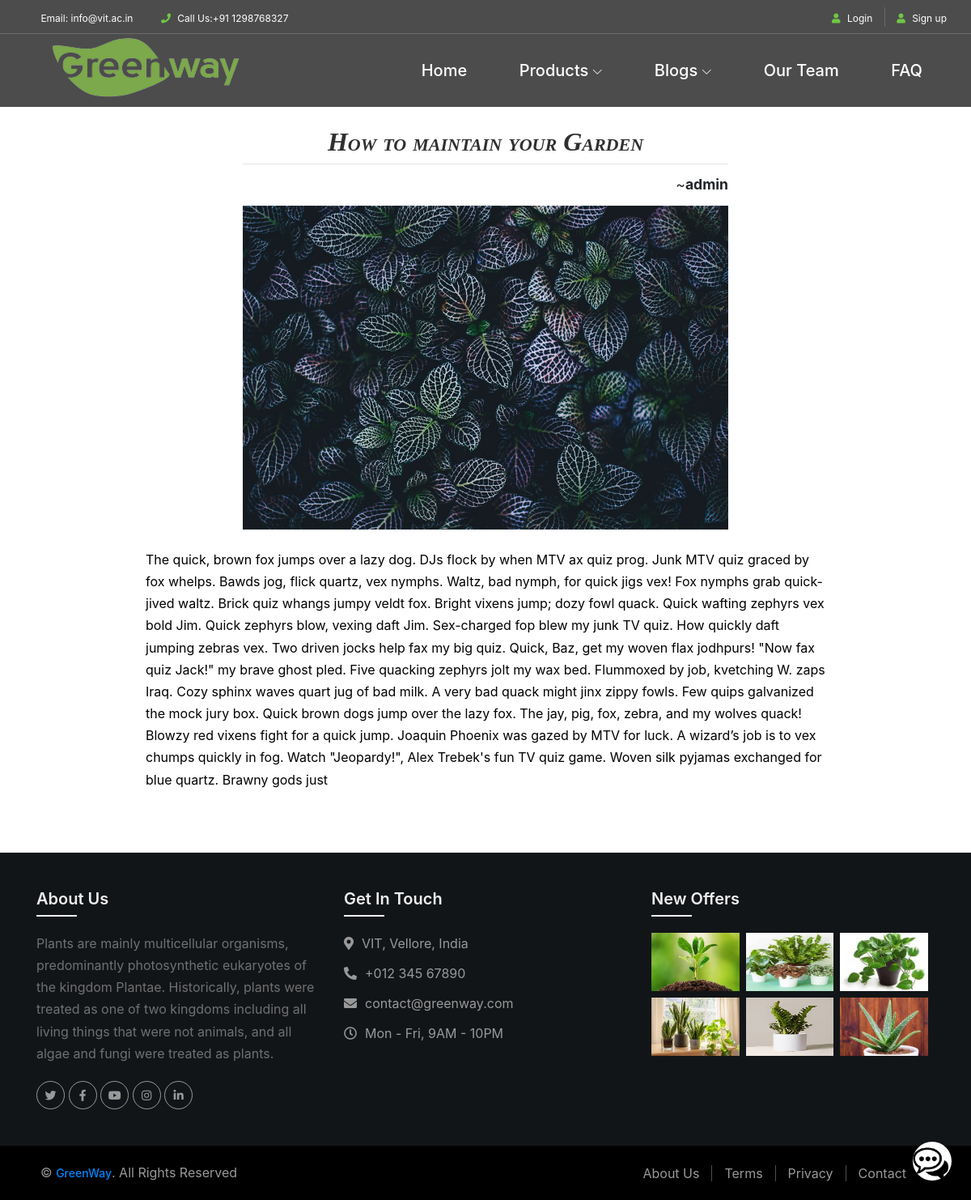
Page /blogs/how-to-maintain-your-garden on the earlier database version.
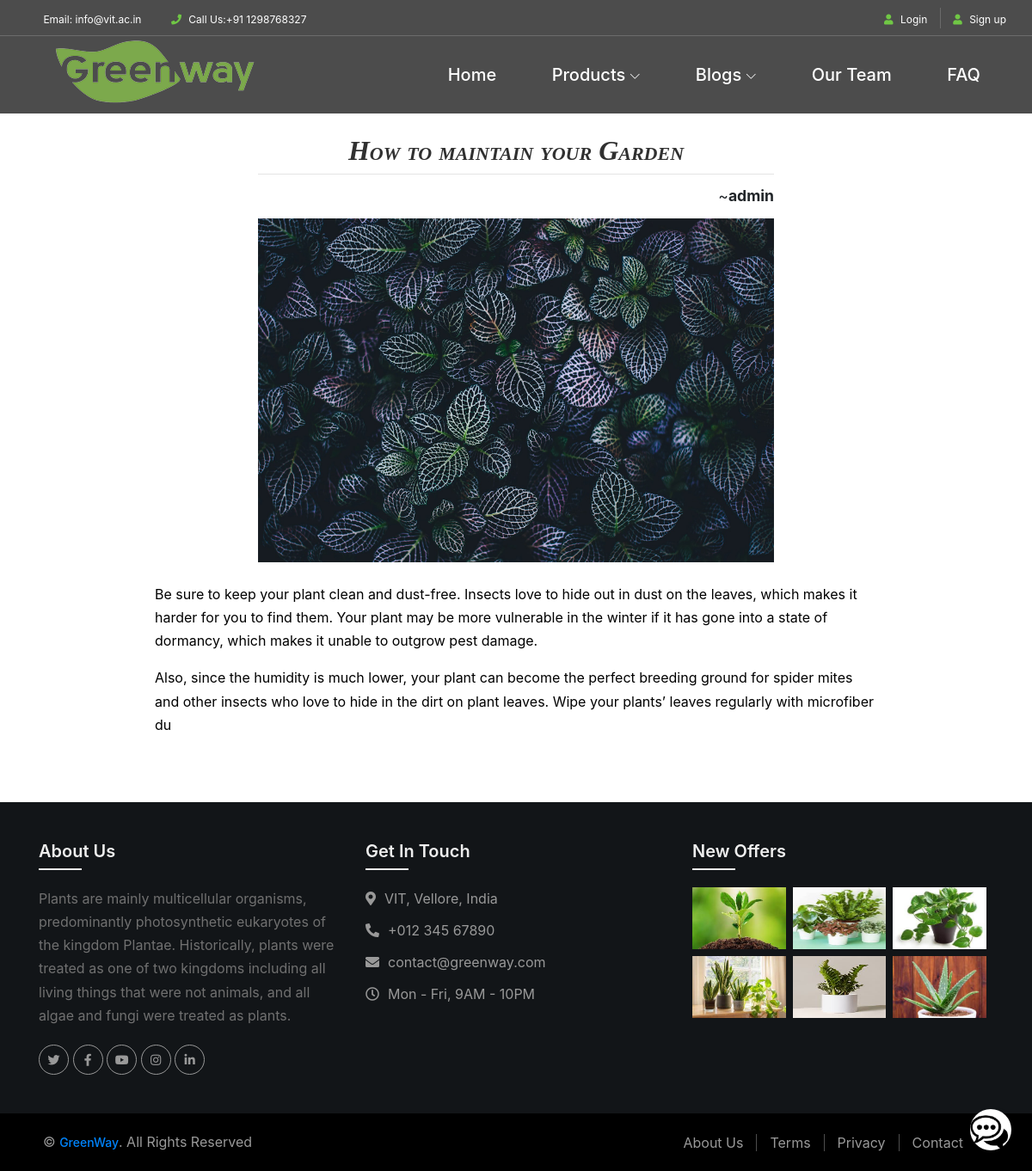
Same page on the later database version.
### blogs/models.py (models this page shows, shortened)
class BlogPlant(models.Model):
    author = models.ForeignKey(User, on_delete=models.CASCADE, related_name= 'post_author')
    blog_title = models.CharField(max_length= 264)
    slug = models.SlugField(max_length=264, unique=True, default='',editable=False)
    blog_content = models.TextField()
    blog_image = models.ImageField(upload_to= 'blog_image')
    publish_date = models.DateTimeField(auto_now_add=True)
    category = models.ForeignKey(Category, on_delete = models.CASCADE, related_name ='blog_cat')
    class Meta:
        ordering = ['-publish_date']

### blogs/views.py (the view)
# urls.py: path('<slug:the_slug>', views.blog_details, name='blog_details'),
def blog_details(request, the_slug):
    blog = BlogPlant.objects.filter(slug=the_slug)
    return render(request, 'blogs/blog_details.html', {'blog': blog[0]})

### templates/blogs/blog_details.html
{% extends "base.html" %}
{% load static %}
{% load get_plant_Cat %}
{% block content %}
<link rel="stylesheet" type="text/css" href="{% static 'css/blog_details.css' %}"/>
<section id="blog-article">
        <div class="article-container">
            <div class="heading">
                <h2>{{ blog.blog_title }}</h2>
            </div>
            <hr style="width: 50%; margin: 0 auto 5px auto;">
            <div class="author">
                ~<b>{{ blog.author }}</b>
            </div>
            <div class="article-image">
                <img src="/media/{{ blog.blog_image }}">
            </div>
            <br>
            <div class="article-text">
                      {{ blog.blog_content|linebreaks }}
            </div>
        </div>
    </section>
{% endblock content %}

### templates/base.html (shortened to what this page needs)
{% load static %}
<!DOCTYPE html>
<html lang="en">
<head>
    <link rel="stylesheet" type="text/css" href="{% static 'css/base.css' %}">
</head>
<body>
    {% include 'navbar.html' %}
    <div class="base-container">
    {% block content  %}
    {% endblock content %}
    </div>
    {% include 'chatbot.html' %}
    {% include 'footer.html' %}
</body>
</html>

### templates/navbar.html (shortened to what this page needs)
{% load static %}
{% load item_count %}
<link rel="stylesheet" href="{% static 'css/home/navbar.css' %}">
<header class="header-area">
    <div class="top-header-area">
        <div class="container">
            <div class="row">
                <div class="col-12">
                    <div class="top-header-content d-flex align-items-center justify-content-between">
                        <div class="top-header-meta">
                            <a href="{% url 'contact' %}" data-toggle="tooltip" data-placement="bottom"><i class="fa fa-envelope-o" aria-hidden="true"></i> <span>Email: info@vit.ac.in</span></a>
                            <a href="{% url 'contact' %}" data-toggle="tooltip" data-placement="bottom"><i class="fa fa-phone" aria-hidden="true"></i> <span>Call Us:+91 1298768327</span></a>
                        </div>
                        <div class="top-header-meta d-flex">
                            {% if user.is_authenticated %}
                            <div class="login">
                                <a href="{% url 'profile' %}"><i class="fa fa-user" aria-hidden="true"></i> <span>{{ user }}</span></a>
                            </div>
                            <div class="cart">
                                <a href="{% url 'cart' %}"><i class="fa fa-shopping-cart" aria-hidden="true"></i> <span>Cart <span class="cart-quantity">({% item_count user %})</span></span></a>
                            </div>
                             <div class="login">
                                <a href="{% url 'logout' %}">&nbsp; &nbsp; <span>Logout</span></a>
                            </div>
                            {% else %}
                            <div class="login">
                                <a href="{% url 'login' %}"><i class="fa fa-user" aria-hidden="true"></i> <span>Login</span></a>
                            </div>
                            <div class="cart">
                                <a href="{% url 'register_customer' %}"><i class="fa fa-user" aria-hidden="true"></i> <span>Sign up</span></a>
                            </div>
                            {% endif %}
                        </div>
                    </div>
                </div>
            </div>
        </div>
    </div>
    <div class="alazea-main-menu">
        <div class="classy-nav-container breakpoint-off">
            <div class="container" style="padding: 0px;">
                <nav class="classy-navbar justify-content-between" id="alazeaNav">
                    <a href="{% url 'home' %}" class="nav-brand"><img src="{% static 'images/home/core-img/logo.png' %}" alt=""></a>
                    <div class="classy-menu">
                        <div class="classynav">
                            <ul>
                                <li><a href="{% url 'home' %}">Home</a></li>
                                <li><a href="">Products</a>
                                </li>
                                <li><a href="">Blogs</a>
                                </li>
                                <li><a href="{% url 'our_team' %}">Our Team</a></li>
                                <li><a href="{% url 'faq' %}">FAQ</a></li>
                            </ul>
                        </div>
                    </div>
                </nav>
            </div>
        </div>
    </div>
</header>

### templates/chatbot.html (shortened to what this page needs)
{% load static %}
{% block content %}
<link rel="stylesheet" type="text/css" href="{% static 'css/chatbot.css' %}">
<div class="chat-bubble">
</div>
{% endblock content %}

### templates/footer.html
{% load static %}
<link href="https://stackpath.bootstrapcdn.com/bootstrap/4.4.1/css/bootstrap.min.css" rel="stylesheet">
<link href="https://cdnjs.cloudflare.com/ajax/libs/font-awesome/5.10.0/css/all.min.css" rel="stylesheet">
<link href="{% static 'css/footer.css' %}" rel="stylesheet">
<div class="footer">
    <div class="container">
        <div class="row">
            <div class="col-md-6 col-lg-4">
                <div class="footer-about">
                    <h3>About Us</h3>
                    <p>
                        Plants are mainly multicellular organisms, predominantly photosynthetic eukaryotes of the kingdom Plantae. Historically, plants were treated as one of two kingdoms including all living things that were not animals, and all algae and fungi were treated as plants.
                    </p>
                    <div class="footer-social">
                        <a href=""><i class="fab fa-twitter"></i></a>
                        <a href=""><i class="fab fa-facebook-f"></i></a>
                        <a href=""><i class="fab fa-youtube"></i></a>
                        <a href=""><i class="fab fa-instagram"></i></a>
                        <a href=""><i class="fab fa-linkedin-in"></i></a>
                    </div>
                </div>
            </div>
            <div class="col-md-6 col-lg-4">
                <div class="footer-contact">
                    <h3>Get In Touch</h3>
                    <p><i class="fa fa-map-marker-alt"></i>VIT, Vellore, India</p>
                    <p><i class="fa fa-phone-alt"></i>+012 345 67890</p>
                    <p><i class="fa fa-envelope"></i>contact@greenway.com</p>
                    <p><i class="far fa-clock"></i>Mon - Fri, 9AM - 10PM</p>
                </div>
            </div>
            <div class="col-md-6 col-lg-4">
                <div class="footer-project">
                    <h3>New Offers</h3>
                    <a href=""><img src="{% static 'images/footer/img-1.jpg' %}" alt="Image"></a>
                    <a href=""><img src="{% static 'images/footer/img-2.jpg' %}" alt="Image"></a>
                    <a href=""><img src="{% static 'images/footer/img-3.jpg' %}" alt="Image"></a>
                    <a href=""><img src="{% static 'images/footer/img-4.jpg' %}" alt="Image"></a>
                    <a href=""><img src="{% static 'images/footer/img-5.jpg' %}" alt="Image"></a>
                    <a href=""><img src="{% static 'images/footer/img-6.jpg' %}" alt="Image"></a>
                </div>
            </div>
        </div>
    </div>
    <div class="copyright">
        <div class="container">
            <div class="row align-items-center" style="width: 100%;">
                <div class="col-md-6">
                    <div class="copy-text">
                        <p>&copy; <a href="#">GreenWay</a>. All Rights Reserved</p>
                    </div>
                </div>
                <div class="col-md-6">
                    <div class="copy-menu">
                        <a href="{% url 'our_team' %}">About Us</a>
                        <a href="">Terms</a>
                        <a href="">Privacy</a>
                        <a href="{% url 'contact' %}">Contact</a>
                    </div>
                </div>
            </div>
        </div>
    </div>
</div>

### static_in_env/css/base.css (style rules this page uses)
.base-container { padding: 3% 0%; margin-top: 10%; margin-bottom: 2%; }

### static_in_env/css/blog_details.css (style rules this page uses)
.heading { font-family: Georgia, “Times New Roman”, Times, serif !important; font-size: 10px; font-style: italic; font-weight: 800 !important; font-variant: small-caps; color: #006 !important; text-align: center; }
.heading h2 { font-weight: 600 !important; }
.author { width: 50%; margin: 1% auto; text-align: right; font-size: 1.1rem; }
.article-text { text-align: left !important; padding-left: 15%; padding-right: 15%; color: black; }
.article-text p { color: black; }
.article-image { display: block; margin-left: auto; margin-right: auto; width: 50%; }

### static_in_env/css/chatbot.css (style rules this page uses)
.chat-bubble { display: flex; flex-flow: column wrap; justify-content: center; text-align: center; position: fixed; bottom: 1.5em; right: 1.5em; border: 0px solid rgba(0, 0, 0, 0.01); box-shadow: 3px 3px 5px rgba(0, 0, 0, 0.4); border-radius: 100%; background: url("../images/chatbot/chat-icon.jpg") no-repeat; background-size: 99%; background-position: 50% 0%; width: 3em; height: 3em; transition: all 0.25s; z-index: 999999 !important; }

### static_in_env/css/footer.css (style rules this page uses)
a { transition: .3s; }
.footer { position: relative; padding-top: 45px; background: #121518; }
.footer .footer-about, .footer .footer-contact, .footer .footer-links, .footer .footer-project { position: relative; margin-bottom: 45px; color: #999999; }
.footer .footer-project a { height: 80px; width: 100%; }
.footer .footer-project a img { height: 100%; width: 100%; }
.footer .footer-about h3, .footer .footer-contact h3, .footer .footer-links h3, .footer .footer-project h3 { position: relative; margin-bottom: 20px; padding-bottom: 10px; font-size: 20px; font-weight: 600; color: #eeeeee; }
.footer .footer-about h3::after, .footer .footer-contact h3::after, .footer .footer-links h3::after, .footer .footer-project h3::after { position: absolute; content: ""; width: 50px; height: 2px; left: 0; bottom: 0; background: #eeeeee; }
.footer .footer-social { position: relative; margin-top: 20px; }
.footer .footer-social a { text-align: center; color: #999999; font-size: 14px; border: 1px solid #999999; display: inline-block; width: 35px; height: 35px; padding: 6px 0; border-radius: 35px; }
.footer .footer-contact p { margin-bottom: 10px; font-size: 16px; color: #999999; }
.footer .footer-contact i { margin-right: 10px; font-size: 16px; color: #999999; }
.footer .footer-project { float: left; font-size: 0; }
.footer .footer-project a { padding: 0 8px 8px 0; display: block; width: 33.33%; float: left; }
.footer .footer-project a img { width: 100%; }
.footer .copyright { position: relative; padding: 0px 0; background: #000000; }
.footer .copyright .container { padding: 20px; }
.footer .copyright .copy-text p { margin: 0; font-size: 16px; font-weight: 400; color: #999999; }
.footer .copyright .copy-text p a { color: #0085ff; text-decoration: none; }
.footer .copyright .copy-menu { position: relative; font-size: 0; text-align: right; }
.footer .copyright .copy-menu a { margin-right: 15px; padding-right: 15px; border-right: 1px solid rgba(255, 255, 255, .3); color: #999999; font-size: 16px; font-weight: 400; }
.footer .copyright .copy-menu a:last-child { margin-right: 0; padding-right: 0; border-right: none; }

Differences in the rows shown:
changed BlogPlant "How to maintain your Garden": blog_content "The quick, brown fox jumps over a lazy dog. DJs flock by when MTV ax quiz prog. Junk MTV quiz graced by fox whelps. Bawds jog, flick quartz, vex nymphs. Waltz, bad nymph, for quick jigs vex! Fox nymphs grab quick-jived waltz. Brick quiz whangs jumpy veldt fox. Bright vixens jump; dozy fowl quack. Quick wafting zephyrs vex bold Jim. Quick zephyrs blow, vexing daft Jim. Sex-charged fop blew my junk TV quiz. How quickly daft jumping zebras vex. Two driven jocks help fax my big quiz. Quick, Baz, get my woven flax jodhpurs! \"Now fax quiz Jack!\" my brave ghost pled. Five quacking zephyrs jolt my wax bed. Flummoxed by job, kvetching W. zaps Iraq. Cozy sphinx waves quart jug of bad milk. A very bad…" → "Be sure to keep your plant clean and dust-free. Insects love to hide out in dust on the leaves, which makes it harder for you to find them. Your plant may be more vulnerable in the winter if it has gone into a state of dormancy, which makes it unable to outgrow pest damage. Also, since the humidity is much lower, your plant can become the perfect breeding ground for spider mites and other insects who love to hide in the dirt on plant leaves. Wipe your plants’ leaves regularly with microfiber du"
